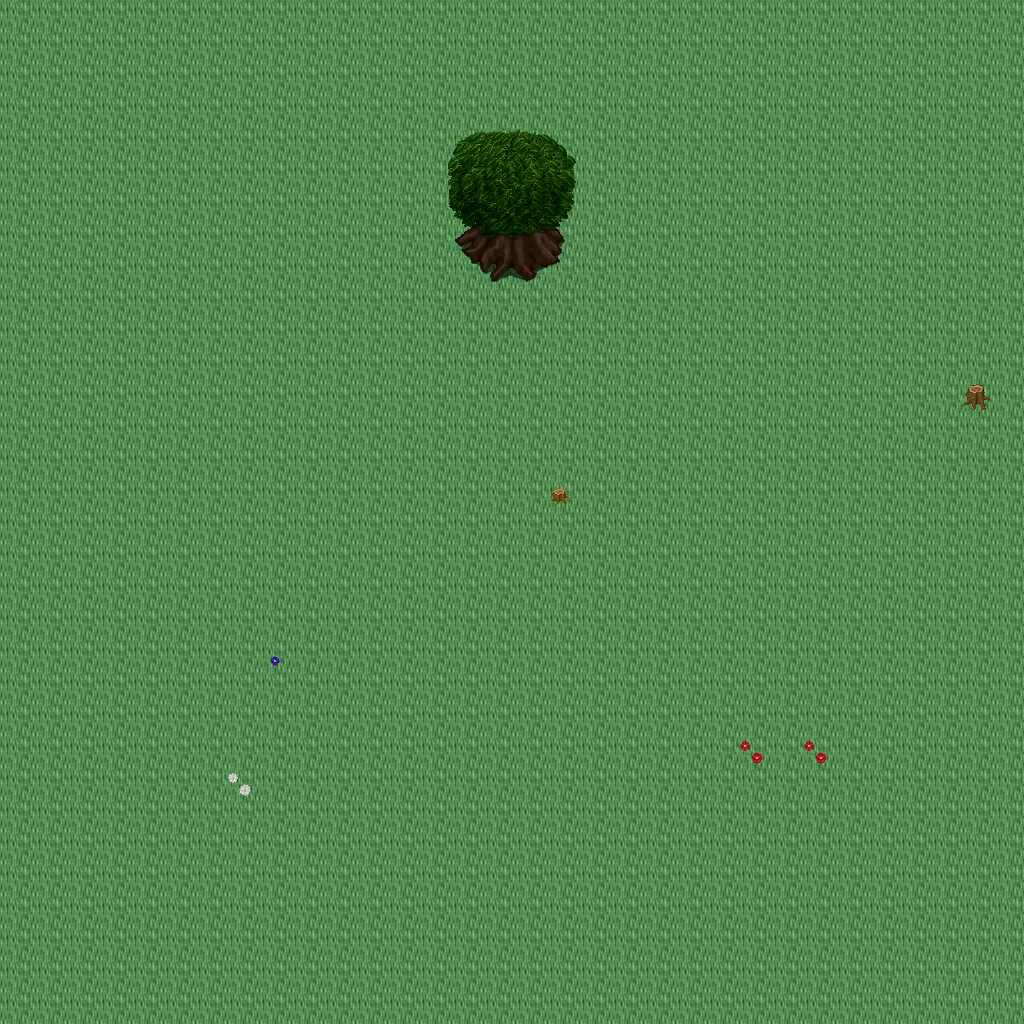

Rendered tile map (Tiled .tmx) drawn with the repository's tilesets; below, a short description and the map source with its tile grids summarised:
An orthogonal 32x32 tile map with 32x32 px tiles, 5 tile layers (Ground, Objects, Objects2, Above, ...), 1 hidden layer not drawn, 18 tilesets.

<map version="1.10" tiledversion="1.11.0" orientation="orthogonal" renderorder="right-down" width="32" height="32" tilewidth="32" tileheight="32" infinite="0" nextlayerid="11" nextobjectid="1">
 <tileset firstgid="1" name="logic_collision" tilewidth="32" tileheight="32" tilecount="1" columns="1">
  <image source="../drawable/logic_collision.png" width="32" height="32" />
 </tileset>
 <tileset firstgid="2" name="ground_ground" tilewidth="32" tileheight="32" tilecount="33" columns="3">
  <image source="../drawable/ground_ground.png" width="96" height="352" />
 </tileset>
 <tileset firstgid="35" name="ground_grass_corners" tilewidth="32" tileheight="32" tilecount="24" columns="6">
  <image source="../drawable/ground_grass_corners.png" width="192" height="128" />
 </tileset>
 <tileset firstgid="59" name="ground_grass_edges" tilewidth="32" tileheight="32" tilecount="36" columns="12">
  <image source="../drawable/ground_grass_edges.png" width="384" height="96" />
 </tileset>
 <tileset firstgid="95" name="ground_grass_2" tilewidth="32" tileheight="32" tilecount="21" columns="3">
  <image source="../drawable/ground_grass_2.png" width="96" height="224" />
 </tileset>
 <tileset firstgid="116" name="plant_leaves" tilewidth="32" tileheight="32" tilecount="8" columns="4">
  <image source="../drawable/plant_leaves.png" width="128" height="64" />
 </tileset>
 <tileset firstgid="124" name="plant_tree_tree_darkgreen" tilewidth="32" tileheight="32" tilecount="88" columns="8">
  <image source="../drawable/plant_tree_tree_darkgreen.png" width="256" height="352" />
 </tileset>
 <tileset firstgid="212" name="plant_tree_fall_trees" tilewidth="32" tileheight="32" tilecount="40" columns="8">
  <image source="../drawable/plant_tree_fall_trees.png" width="256" height="160" />
 </tileset>
 <tileset firstgid="252" name="plant_tree_pine_tree" tilewidth="32" tileheight="32" tilecount="20" columns="4">
  <image source="../drawable/plant_tree_pine_tree.png" width="128" height="160" />
 </tileset>
 <tileset firstgid="272" name="plant_stump_hollow_logs" tilewidth="32" tileheight="32" tilecount="6" columns="3">
  <image source="../drawable/plant_stump_hollow_logs.png" width="96" height="64" />
 </tileset>
 <tileset firstgid="278" name="plant_stump_small_stump" tilewidth="32" tileheight="32" tilecount="4" columns="2">
  <image source="../drawable/plant_stump_small_stump.png" width="64" height="64" />
 </tileset>
 <tileset firstgid="282" name="plant_stump_stump_pale_purple" tilewidth="32" tileheight="32" tilecount="4" columns="2">
  <image source="../drawable/plant_stump_stump_pale_purple.png" width="64" height="64" />
 </tileset>
 <tileset firstgid="286" name="plant_flower_daisy_blue" tilewidth="32" tileheight="32" tilecount="8" columns="2">
  <image source="../drawable/plant_flower_daisy_blue.png" width="64" height="128" />
 </tileset>
 <tileset firstgid="294" name="plant_flower_daisy_red" tilewidth="32" tileheight="32" tilecount="8" columns="2">
  <image source="../drawable/plant_flower_daisy_red.png" width="64" height="128" />
 </tileset>
 <tileset firstgid="302" name="plant_flower_daisy_white" tilewidth="32" tileheight="32" tilecount="8" columns="2">
  <image source="../drawable/plant_flower_daisy_white.png" width="64" height="128" />
 </tileset>
 <tileset firstgid="310" name="plant_flower_daisy_yellow" tilewidth="32" tileheight="32" tilecount="8" columns="2">
  <image source="../drawable/plant_flower_daisy_yellow.png" width="64" height="128" />
 </tileset>
 <tileset firstgid="318" name="logic_creature_ent" tilewidth="32" tileheight="32" tilecount="4" columns="4">
  <image source="../drawable/logic_creature_ent.png" width="128" height="32" />
 </tileset>
 <tileset firstgid="322" name="logic_creature_animal" tilewidth="32" tileheight="32" tilecount="32" columns="8">
  <image source="../drawable/logic_creature_animal.png" width="256" height="128" />
 </tileset>
 <layer id="1" name="Ground" width="32" height="32">
  <data>[1024 cells, 1024 non-empty, 1 distinct tile ids]</data>
 </layer>
 <layer id="2" name="Objects" width="32" height="32">
  <data>[1024 cells, 14 non-empty, 13 distinct tile ids]</data>
 </layer>
 <layer id="3" name="Objects2" width="32" height="32">
  <data>[1024 cells, 0 non-empty, 0 distinct tile ids]</data>
 </layer>
 <layer id="4" name="Above" width="32" height="32">
  <data>[1024 cells, 12 non-empty, 12 distinct tile ids]</data>
 </layer>
 <layer id="5" name="Above2" width="32" height="32">
  <data>[1024 cells, 0 non-empty, 0 distinct tile ids]</data>
 </layer>
 <layer id="6" name="Walkable" width="32" height="32" visible="0">
  <data>[1024 cells, 8 non-empty, 1 distinct tile ids]</data>
 </layer>
 <objectgroup id="7" name="Mapevents" />
 <objectgroup id="8" name="Spawn" />
 <objectgroup id="9" name="Keys" />
 <objectgroup id="10" name="Replace" />
</map>
